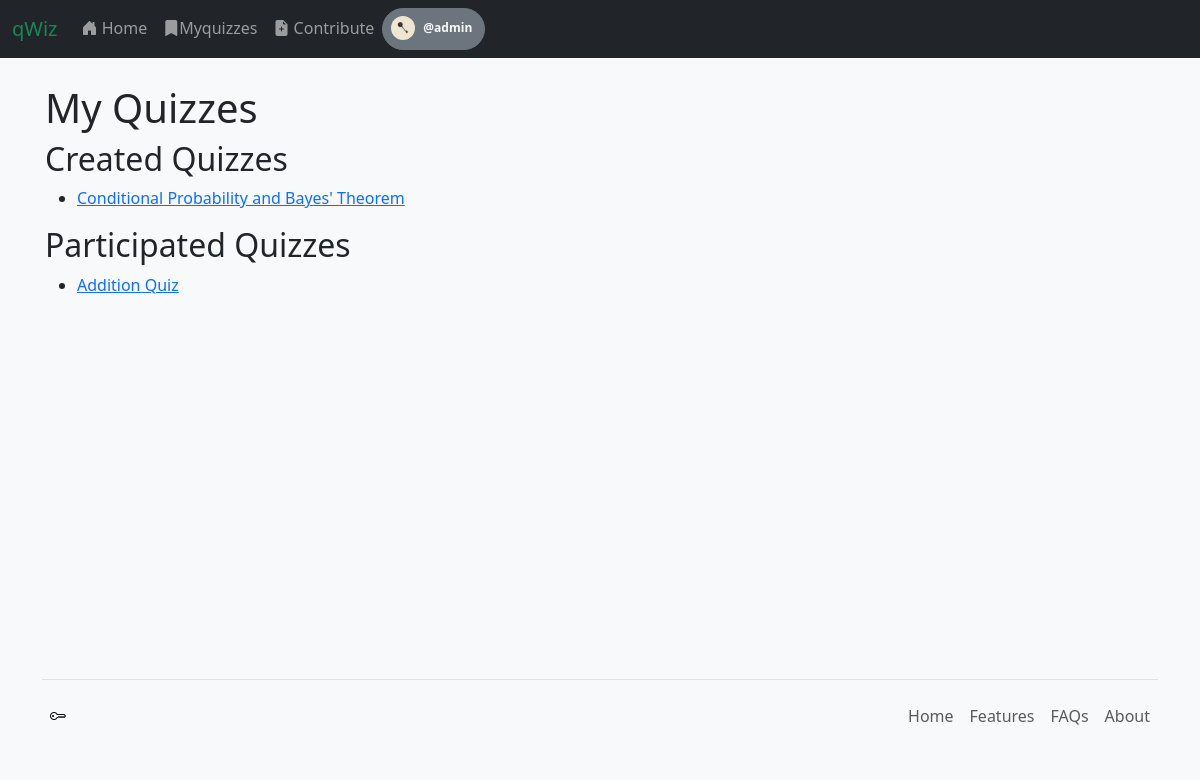
Screenshot of /my_quizzes/ (signed in) with the database file from the repository.
### app1/models.py (models this page shows, shortened)
class User(AbstractUser):
    profile_picture = models.ImageField(upload_to='profile_pictures/', null=True, blank=True)

class Quiz(models.Model):
    title = models.CharField(max_length=255)
    description = models.TextField(blank=True, null=True)
    created_at = models.DateTimeField(auto_now_add=True)
    instructions = models.TextField(blank=True, null=True)
    status = models.BooleanField(verbose_name="is_open", default=False)
    archived = models.BooleanField(verbose_name="is_archived", default=False)
    auther = models.ForeignKey(User, on_delete=models.SET_NULL, null=True, blank=True)
    difficulty_level = models.CharField(
        max_length=20,
        choices=[("easy", "Easy"), ("medium", "Medium"), ("hard", "Hard")],
        default="medium",
    )
    category = models.ForeignKey(
        Category, on_delete=models.SET_NULL, null=True, blank=True
    )
    time_limit = models.IntegerField(default=10)  # in minutes

### app1/views.py (the view)
# urls.py: path("my_quizzes/", views.my_quizzes, name="my_quizzes"),
def my_quizzes(request):
    if not request.user.is_authenticated:
        return redirect("app1:login")
    user = request.user
    created_quizzes = Quiz.objects.filter(auther=user)
    participated_quizzes = Quiz.objects.filter(score__user=user).distinct()
    context = {
        "created_quizzes": created_quizzes,
        "participated_quizzes": participated_quizzes,
    }
    return render(request, "app1/my_quizzes.html", context)

### app1/templates/app1/my_quizzes.html
{% extends 'app1/base.html' %}
{% block body %}
<h1>My Quizzes</h1>
<h2>Created Quizzes</h2>
<ul>
    {% for quiz in created_quizzes %}
    <li><a href="{% url 'app1:quiz_details' quiz.id %}">{{ quiz.title }}</a></li>
    {% endfor %}
</ul>
<h2>Participated Quizzes</h2>
<ul>
    {% for quiz in participated_quizzes %}
    <li><a href="{% url 'app1:quiz_details' quiz.id %}">{{ quiz.title }}</a></li>
    {% endfor %}
</ul>
{% endblock %}

### app1/templates/app1/base.html (shortened to what this page needs)
{% load static %}
<!DOCTYPE html>
<html lang="en" class="h-100" data-bs-theme="light">
<head>
    <head>
        <link href="https://cdn.jsdelivr.net/npm/bootstrap@5.3.3/dist/css/bootstrap.min.css" rel="stylesheet">
        <link rel="stylesheet" href="https://cdn.jsdelivr.net/npm/bootstrap-icons@1.11.3/font/bootstrap-icons.min.css">
        <link rel="stylesheet" href="{% static 'app1/css/style.css' %}">
    </head>
<body class='d-flex flex-column h-100 py-4 bg-body-tertiary'>
    <header>
        <nav class="navbar navbar-expand-md navbar-dark fixed-top bg-dark">
            <div class="container-fluid">
                <a class="navbar-brand text-success" href="{% url 'app1:index' %}">qWiz</a>
                <div class="navbar-collapse collapse" id="navbarCollapse">
                    <ul class="navbar-nav me-auto mb-2 mb-md-0">
                        <li class="nav-item">
                            <a class="nav-link" aria-current="page" href="{% url 'app1:index' %}"><i
                                    class="bi bi-house-door-fill"></i> Home</a>
                        </li>
                        <li class="nav-item">
                            <a class="nav-link" href="{% url 'app1:my_quizzes' %}"><i
                                    class="bi bi-bookmark-fill"></i>Myquizzes</a>
                        </li>
                        <li class="nav-item">
                            <a class="nav-link" href="{% url 'app1:create_quiz' %}"><i
                                    class="bi bi-file-earmark-plus-fill"></i> Contribute</a>
                        </li>
                        {% if user.is_authenticated %}
                        <div class="dropdown">
                            <button class="btn btn-secondary rounded-pill p-1" data-bs-toggle="dropdown"
                                aria-expanded="false">
                                <span
                                    class="badge d-flex align-items-center p-1  text-body bg-transparent rounded-pill"><img
                                        class="rounded-circle me-1" width="24" height="24"
                                        src="{% static 'app1/images/favicon/key-72.png' %}" alt="">
                                    <div class="col px-3 ">
                                        <div class="row text-light">
                                            @{{ user.username }}
                                        </div>
                                    </div>
                                </span>
                            </button>
                        </div>
                        {% endif %}
                    </ul>
                </div>
            </div>
        </nav>
    </header>
    <main class="flex-shrink-0">
        <div class="container">
            {% block body %}
            {% endblock %}
        </div>
    </main>
    <div class="footer mt-auto container">
        <footer class="d-flex flex-wrap justify-content-between align-items-center py-3 my-4 border-top">
            <a href="#" class="col-md-4 d-flex align-items-center justify-content-start p-2 mb-3 mb-md-0 me-md-auto link-body-emphasis text-decoration-none">
                <i class="bi bi-key"></i>
            </a>
            <ul class="nav justify-content-end">
            <li class="nav-item"><a href="#" class="nav-link px-2 text-body-secondary">Home</a></li>
            <li class="nav-item"><a href="#" class="nav-link px-2 text-body-secondary">Features</a></li>
            <li class="nav-item"><a href="#" class="nav-link px-2 text-body-secondary">FAQs</a></li>
            <li class="nav-item"><a href="#" class="nav-link px-2 text-body-secondary">About</a></li>
            </ul>
        </footer>
    </div>
</body>
</html>

### app1/static/app1/css/style.css (style rules this page uses)
main > .container { padding: 60px 15px 0; }

### rows the page displays
User: username "admin"
Quiz: title "Conditional Probability and Bayes' Theorem"
Quiz: title "Addition Quiz"
